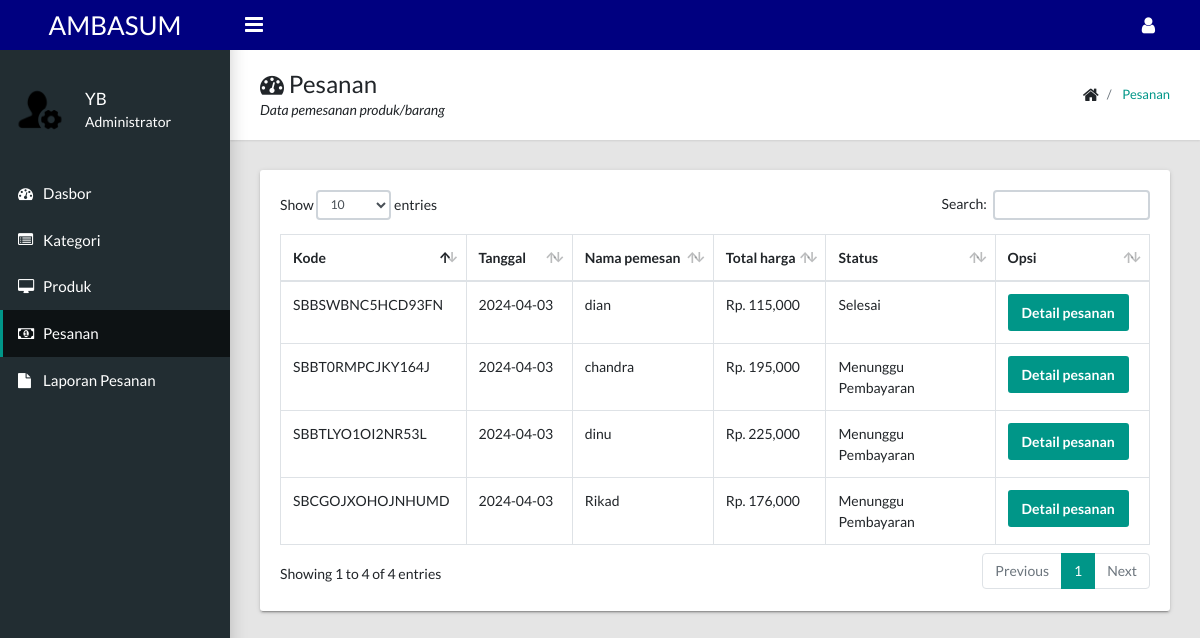
The page /admin/pesanan/index.php (signed in) on the database its author committed.
### tables this page shows
CREATE TABLE `tb_pesanan` (
  `id_pesanan` varchar(255) NOT NULL,
  `nama_pesanan` varchar(255) NOT NULL,
  `alamat_pesanan` varchar(255) NOT NULL,
  `no_hp_pesanan` varchar(255) NOT NULL,
  `email_pesanan` varchar(255) NOT NULL,
  `total_harga_pesanan` varchar(255) NOT NULL,
  `status_pesanan` enum('Menunggu Pembayaran','Diproses','Dikirim','Ditolak','Selesai') NOT NULL,
  `tanggal_pesanan` date NOT NULL,
  `jenis_pembayaran` enum('COD','Transfer') NOT NULL
);

### admin/pesanan/index.php (the view, shortened to what this page needs)
<?php
include '../includer.php';
?>
<!DOCTYPE html>
<html lang="id">
<?php include '../header.php'; ?>
<body class="app sidebar-mini rtl">
  <?php include '../navbar.php'; ?>
  <?php include '../sidebar.php'; ?>
  <main class="app-content">
    <?php include '../title.php'; ?>
    <div class="row">
      <div class="col-md-12">
        <div class="tile">
          <div class="tile-body">
            <table class="table table-bordered" id="table">
              <thead>
                <tr>
                  <th>Kode</th>
                  <th>Tanggal</th>
                  <th>Nama pemesan</th>
                  <th>Total harga</th>
                  <th>Status</th>
                  <th>Opsi</th>
                </tr>
              </thead>
              <tbody>
                <?php
                $data = mysqli_query($koneksi, "SELECT *  FROM tb_pesanan ORDER BY tanggal_pesanan DESC");
                while ($row = mysqli_fetch_array($data)) {
                  ?>
                  <tr>
                    <td>
                      <?php echo $row['id_pesanan']; ?>
                    </td>
                    <td>
                      <?php echo $row['tanggal_pesanan']; ?>
                    </td>
                    <td>
                      <?php echo $row['nama_pesanan']; ?>
                    </td>
                    <td>Rp.
                      <?php echo number_format($row['total_harga_pesanan']); ?>
                    </td>
                    <td>
                      <?php echo $row['status_pesanan']; ?>
                    </td>
                    <td><a href="detail_transaksi.php?id_pesanan=<?php echo $row['id_pesanan']; ?>"
                        class="btn btn-primary">Detail pesanan</a></td>
                  </tr>
                <?php } ?>
              </tbody>
            </table>
          </div>
        </div>
      </div>
    </div>
  </main>
</body>
</html>

### rows shown on the page
tb_pesanan: id_pesanan "SBBSWBNC5HCD93FN", tanggal_pesanan "2024-04-03", nama_pesanan "dian", total_harga_pesanan "115,000", status_pesanan "Selesai"
tb_pesanan: id_pesanan "SBBT0RMPCJKY164J", tanggal_pesanan "2024-04-03", nama_pesanan "chandra", total_harga_pesanan "195,000", status_pesanan "Menunggu Pembayaran"
tb_pesanan: id_pesanan "SBBTLYO1OI2NR53L", tanggal_pesanan "2024-04-03", nama_pesanan "dinu", total_harga_pesanan "225,000", status_pesanan "Menunggu Pembayaran"
tb_pesanan: id_pesanan "SBCGOJXOHOJNHUMD", tanggal_pesanan "2024-04-03", nama_pesanan "Rikad", total_harga_pesanan "176,000", status_pesanan "Menunggu Pembayaran"

### other values the page prints
$page_title "Pesanan"
$page_description "Data pemesanan produk/barang"
